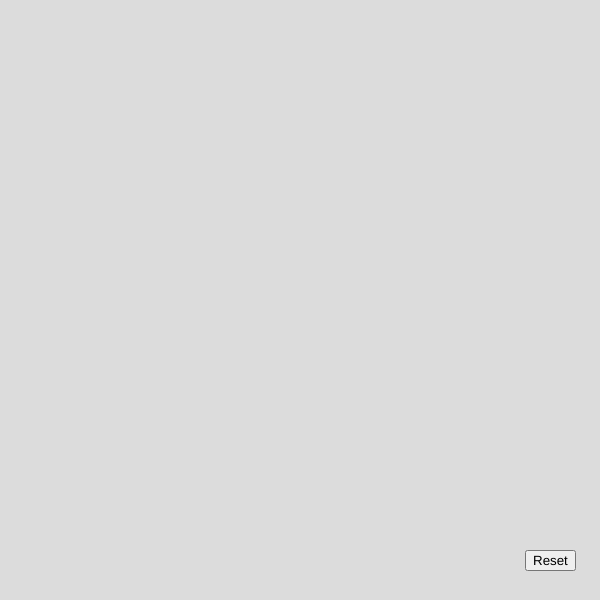
Frame 1 (no input)
Frame 60 (no input): identical to frame 1, image omitted
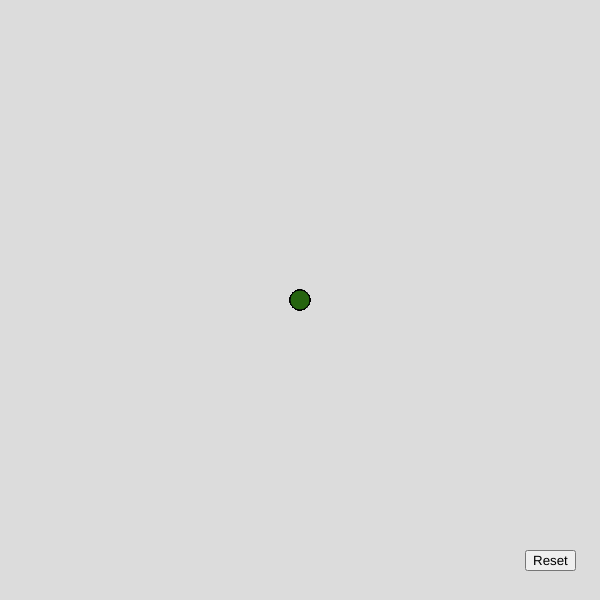
Frame 120 (the mouse pressed at the canvas centre since frame 60)

The p5.js sketch that drew these frames (run headless with seeded random() and noise() and a simulated clock; from frame 60 on, the mouse is pressed at the canvas centre):

// p5.js sketch
// ── sketch.js
function setup() {
  createCanvas(600, 600);
  background(220);
  r = createButton('Reset');
  r.position(width-75, height-50);
  r.mousePressed(reset);
}

function draw() {
  if (mouseIsPressed) {
    line(width/2, height/2, mouseX, mouseY);
    fill(random(255), random(255), random(255));
    ellipse(mouseX, mouseY, 20);
  }
}

function reset() {
  clear();
  background(220);
}
